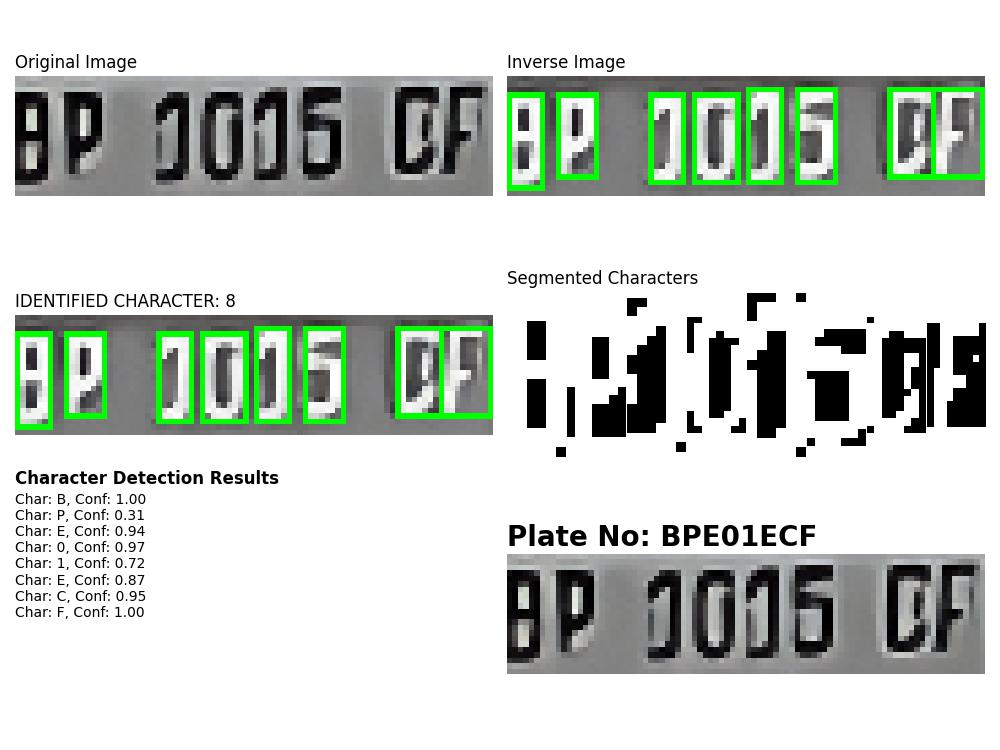
#> input picture src/development/grid_character_recognition/2024-11-12-17-33-47-112882.jpg, 1000 x 750 px, given in place of the camera
$ python motion_detector.py   (older library calls are emulated)
#> lines starting #> are read from the running program, lines starting #| are printed output that depends on the picture; after the words box and inside, x2 and y2 are one past the last pixel; in counts of white or black regions, pixels touching at a corner belong together
import imutils
import cv2
import numpy as np

FRAMES_TO_PERSIST = 10
MIN_SIZE_FOR_MOVEMENT = 2000
MOVEMENT_DETECTED_PERSISTENCE = 100


cap = cv2.VideoCapture(5)
cap.release()
cap = cv2.VideoCapture(0)

first_frame = None
next_frame = None

font = cv2.FONT_HERSHEY_SIMPLEX
delay_counter = 0
movement_persistent_counter = 0

while True:
    transient_movement_flag = False
    ret, frame = cap.read()
#> frame is the input picture: shape (750, 1000, 3); mean B, G, R 200.4, 207.3, 200.4
    text = "Unoccupied"

    if not ret:
        print("CAPTURE ERROR")
        continue

    frame = imutils.resize(frame, width = 750)
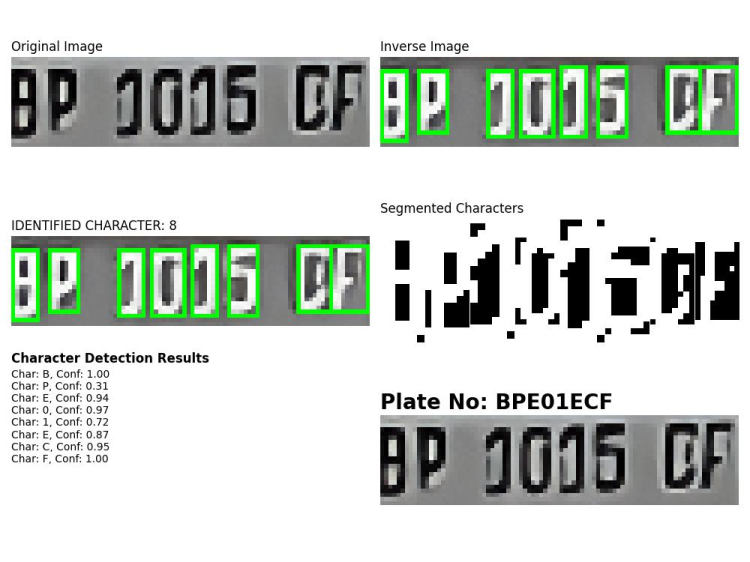
#> frame: shape (562, 750, 3); mean B, G, R 200.4, 207.3, 200.4
    gray = cv2.cvtColor(frame, cv2.COLOR_BGR2GRAY)
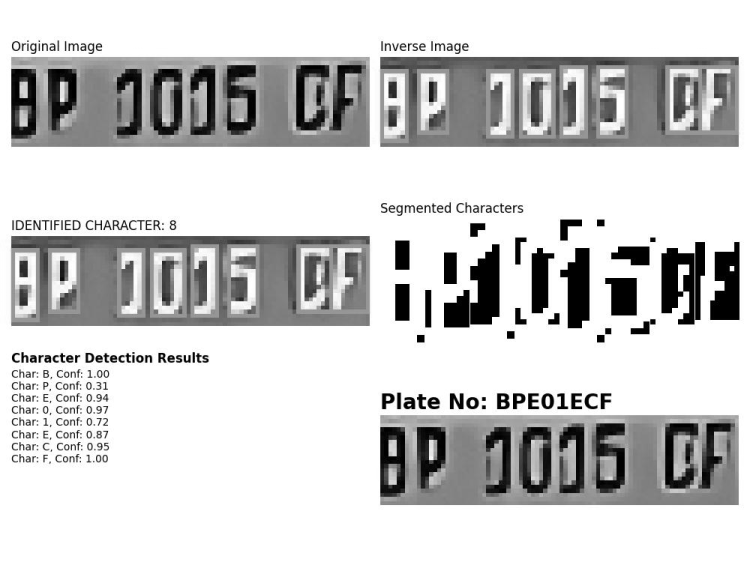
#> gray: shape (562, 750); min 0, max 255, mean 204.5
    gray = cv2.GaussianBlur(gray, (21, 21), 0)
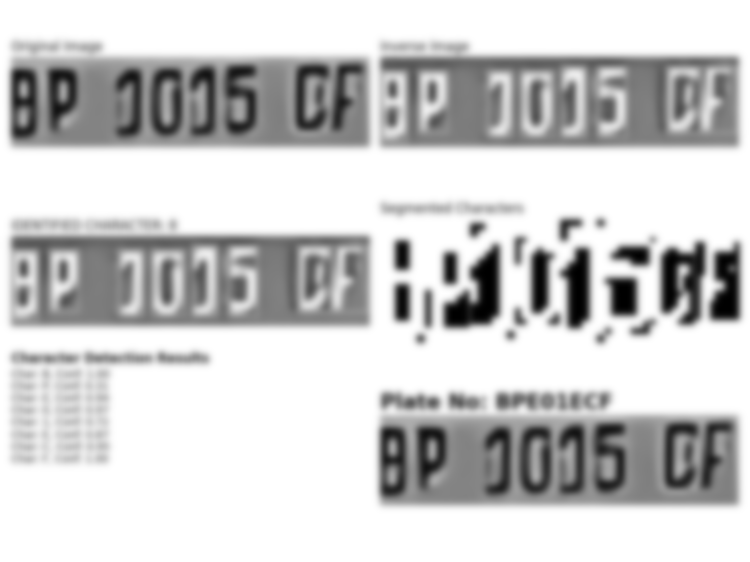
#> gray: shape (562, 750); min 0, max 255, mean 204.5

    if first_frame is None: first_frame = gray

    delay_counter += 1

    if delay_counter > FRAMES_TO_PERSIST:
        delay_counter = 0
        first_frame = next_frame


    # Set the next frame to compare (the current frame)
    next_frame = gray

    # Compare the two frames, find the difference
    frame_delta = cv2.absdiff(first_frame, next_frame)
#> frame_delta: shape (562, 750); every value is 0
    thresh = cv2.threshold(frame_delta, 25, 255, cv2.THRESH_BINARY)[1]

    # Fill in holes via dilate(), and find contours of the thesholds
    thresh = cv2.dilate(thresh, None, iterations = 2)
    _, cnts, _ = cv2.findContours(thresh.copy(), cv2.RETR_EXTERNAL, cv2.CHAIN_APPROX_SIMPLE)
#> cnts = []

    # loop over the contours
    for c in cnts:

        # Save the coordinates of all found contours
        (x, y, w, h) = cv2.boundingRect(c)

        # If the contour is too small, ignore it, otherwise, there's transient
        # movement
        if cv2.contourArea(c) > MIN_SIZE_FOR_MOVEMENT:
            transient_movement_flag = True

            # Draw a rectangle around big enough movements
            cv2.rectangle(frame, (x, y), (x + w, y + h), (0, 255, 0), 2)
#> this loop made 0 passes

    # The moment something moves momentarily, reset the persistent
    # movement timer.
    if transient_movement_flag == True:
        movement_persistent_flag = True
        movement_persistent_counter = MOVEMENT_DETECTED_PERSISTENCE

    # As long as there was a recent transient movement, say a movement
    # was detected
    if movement_persistent_counter > 0:
        text = "Movement Detected " + str(movement_persistent_counter)
        movement_persistent_counter -= 1
    else:
        text = "No Movement Detected"

    # Print the text on the screen, and display the raw and processed video
    # feeds
    cv2.putText(frame, str(text), (10,35), font, 0.75, (255,255,255), 2, cv2.LINE_AA)
#> frame: shape (562, 750, 3); under 0.01% of pixels changed, all inside (x1, y1, x2, y2) = (13, 36, 69, 37)

    # For if you want to show the individual video frames
#    cv2.imshow("frame", frame)
#    cv2.imshow("delta", frame_delta)

    # Convert the frame_delta to color for splicing
    frame_delta = cv2.cvtColor(frame_delta, cv2.COLOR_GRAY2BGR)
#> frame_delta: shape (562, 750, 3); every value is 0

    # Splice the two video frames together to make one long horizontal one
    cv2.imshow("frame", np.hstack((frame_delta, frame)))
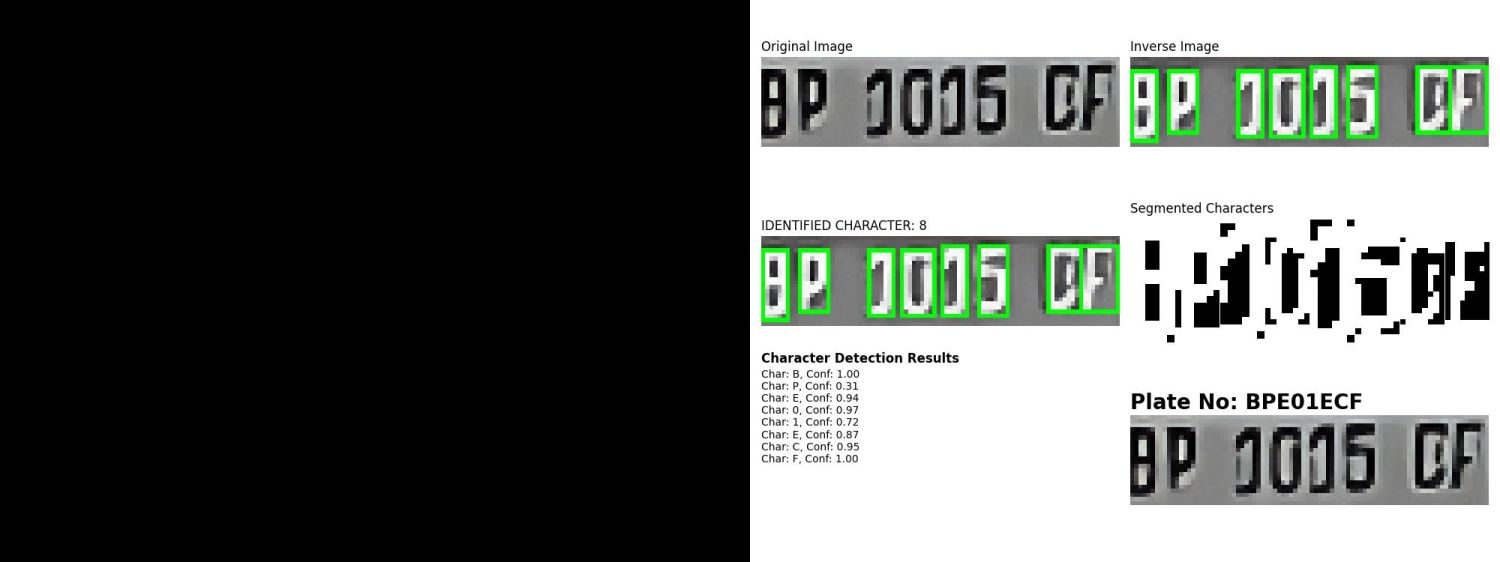
#> window 'frame': shape (562, 1500, 3); mean B, G, R 100.2, 103.7, 100.2


    # Interrupt trigger by pressing q to quit the open CV program
    ch = cv2.waitKey(1)
#> (key q is pressed here)
    if ch & 0xFF == ord('q'):
        break

# Cleanup when closed
cv2.waitKey(0)
cv2.destroyAllWindows()
cap.release()

$ run again, on src/development/grid_character_recognition/2024-11-12-17-33-47-720623.jpg
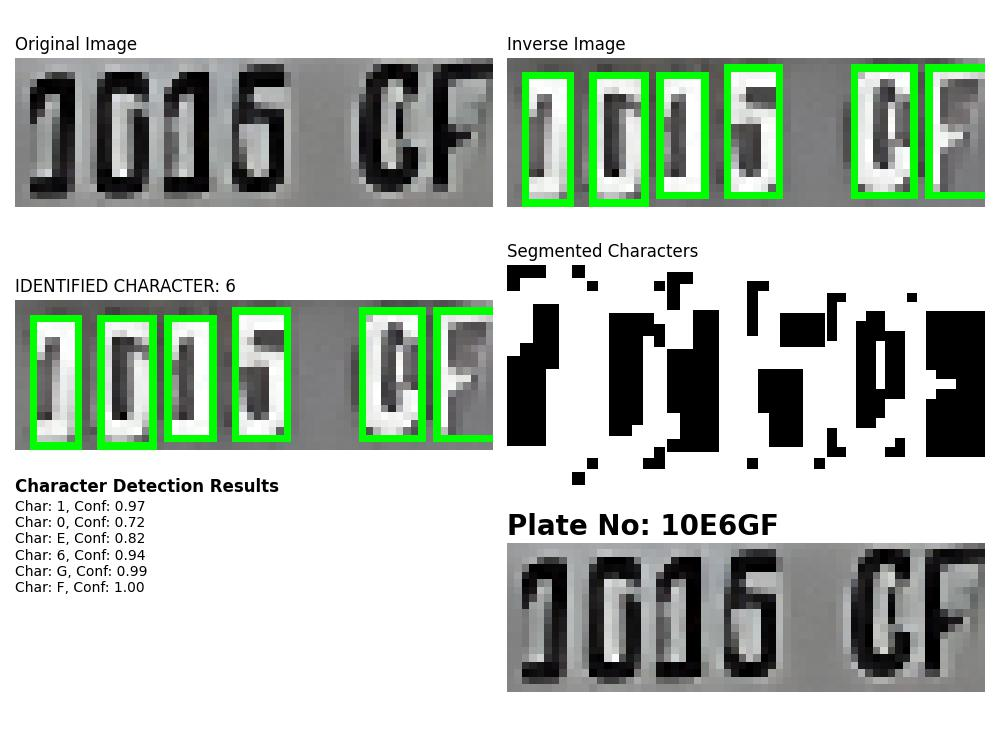
#> input picture src/development/grid_character_recognition/2024-11-12-17-33-47-720623.jpg, 1000 x 750 px, given in place of the camera
#> frame is the input picture: shape (750, 1000, 3); mean B, G, R 185, 195, 184.9
#> `gray = cv2.GaussianBlur(gray, (21, 21), 0)`:
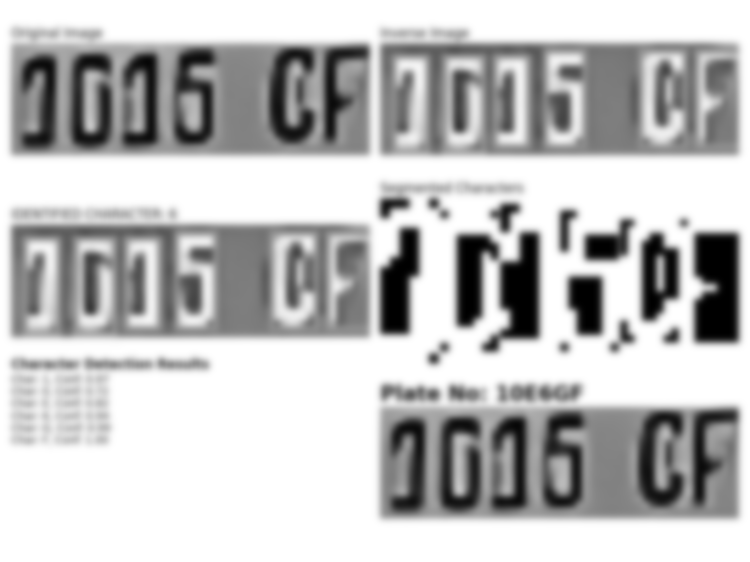
#> gray: shape (562, 750); min 0, max 255, mean 190.8
#> cnts = []
#> `cv2.imshow("frame", np.hstack((frame_delta, frame)))`:
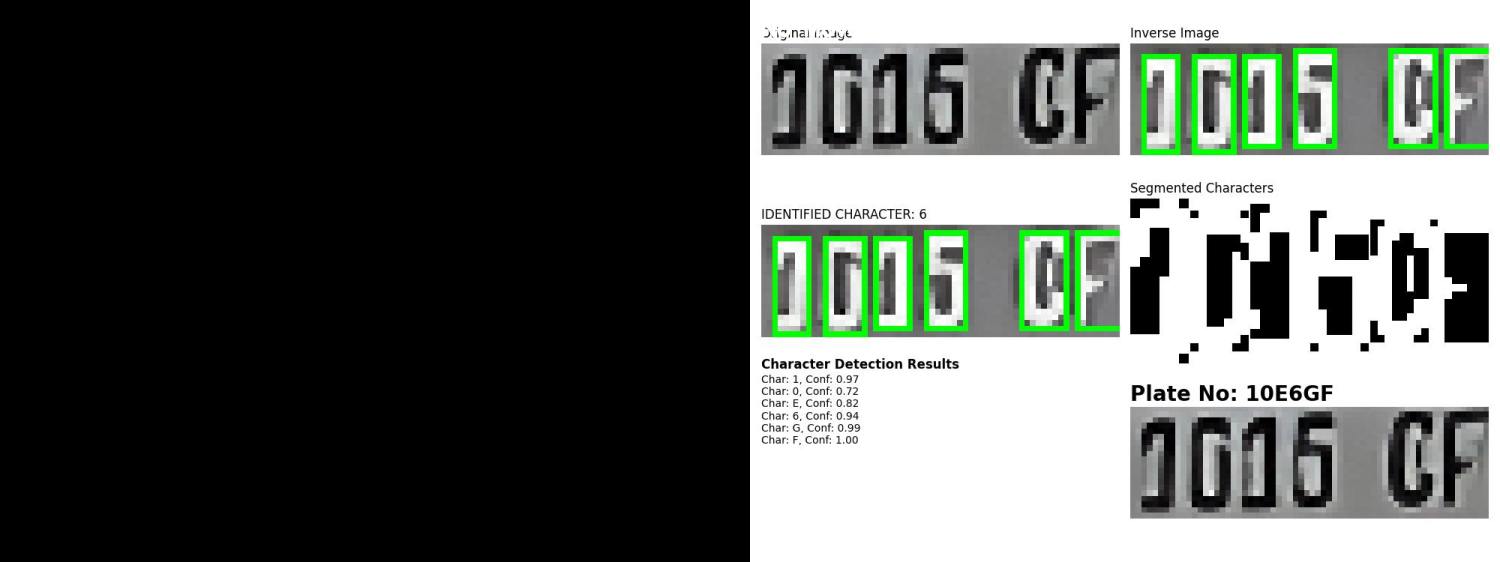
#> window 'frame': shape (562, 1500, 3); mean B, G, R 92.5, 97.5, 92.5

$ run again, on src/development/grid_character_recognition/2024-11-12-17-33-48-998426.jpg
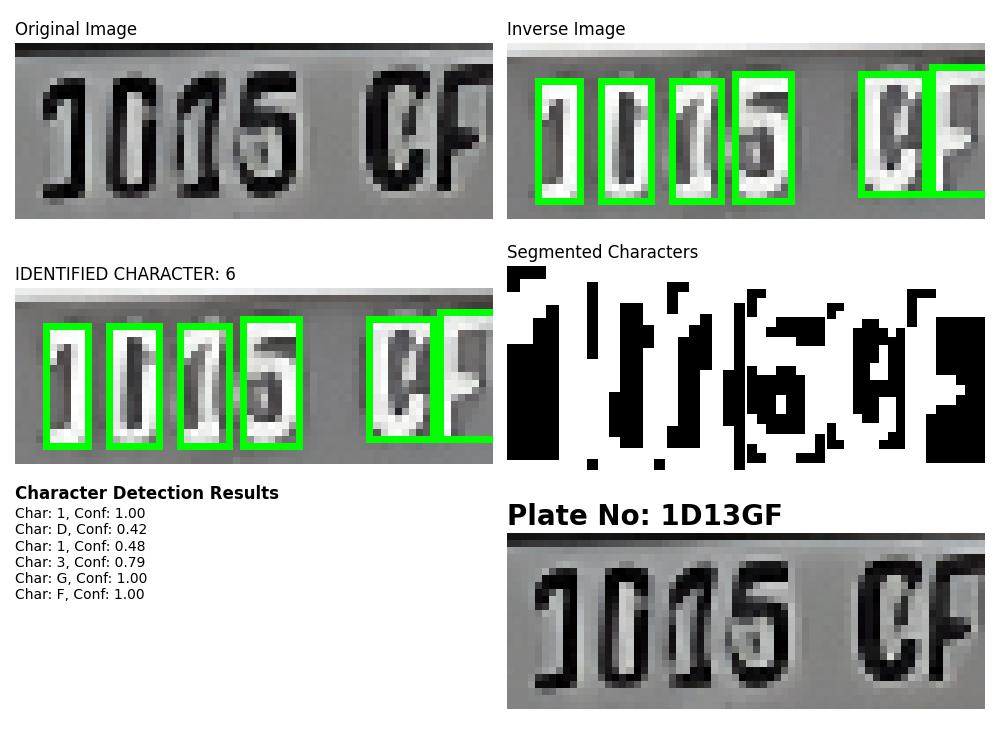
#> input picture src/development/grid_character_recognition/2024-11-12-17-33-48-998426.jpg, 1000 x 750 px, given in place of the camera
#> frame is the input picture: shape (750, 1000, 3); mean B, G, R 177, 186.2, 176.9
#> `gray = cv2.GaussianBlur(gray, (21, 21), 0)`:
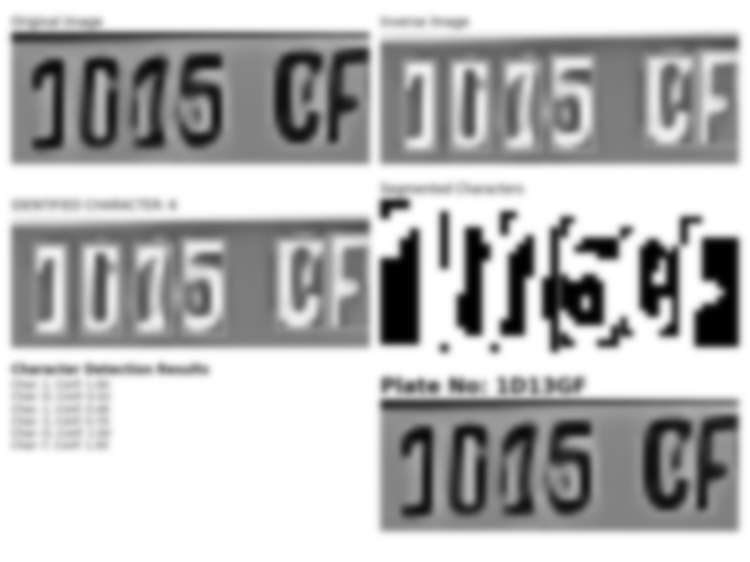
#> gray: shape (562, 750); min 0, max 255, mean 182.4
#> cnts = []
#> `cv2.imshow("frame", np.hstack((frame_delta, frame)))`:
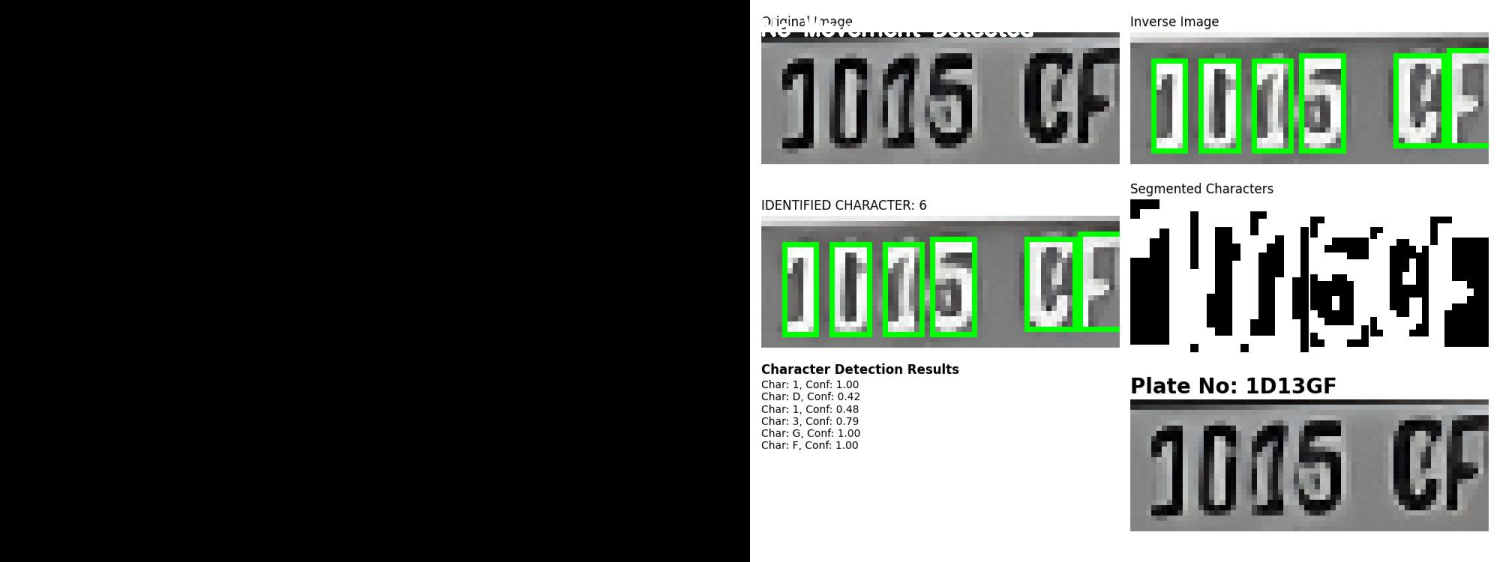
#> window 'frame': shape (562, 1500, 3); mean B, G, R 88.7, 93.3, 88.7

$ run again, on src/development/grid_character_recognition/2024-11-12-17-33-49-827544.jpg
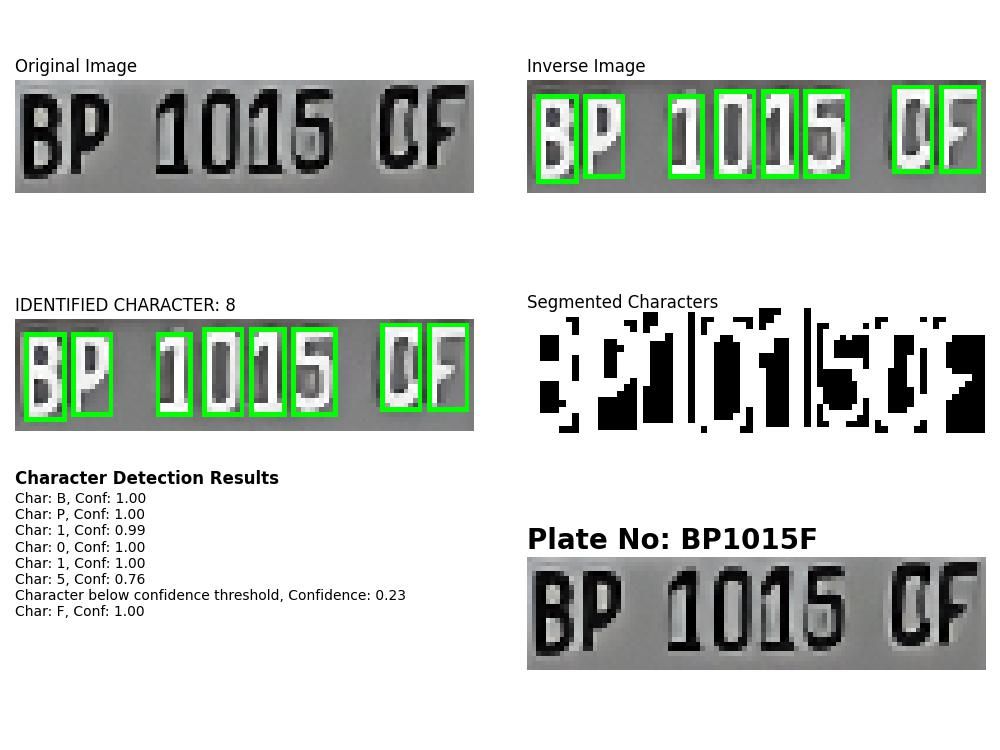
#> input picture src/development/grid_character_recognition/2024-11-12-17-33-49-827544.jpg, 1000 x 750 px, given in place of the camera
#> frame is the input picture: shape (750, 1000, 3); mean B, G, R 205.3, 211.4, 205.3
#> frame: shape (562, 750, 3)
#> `gray = cv2.GaussianBlur(gray, (21, 21), 0)`:
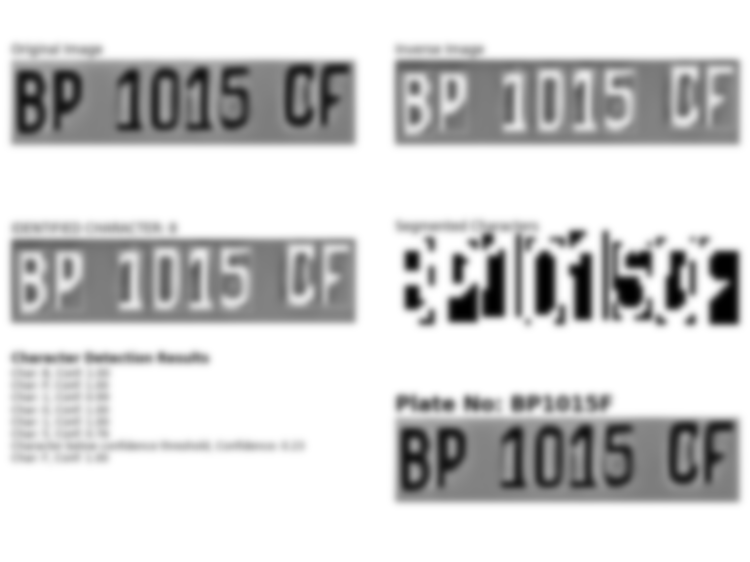
#> gray: shape (562, 750); min 0, max 255, mean 208.9
#> cnts = []
#> `cv2.imshow("frame", np.hstack((frame_delta, frame)))`:
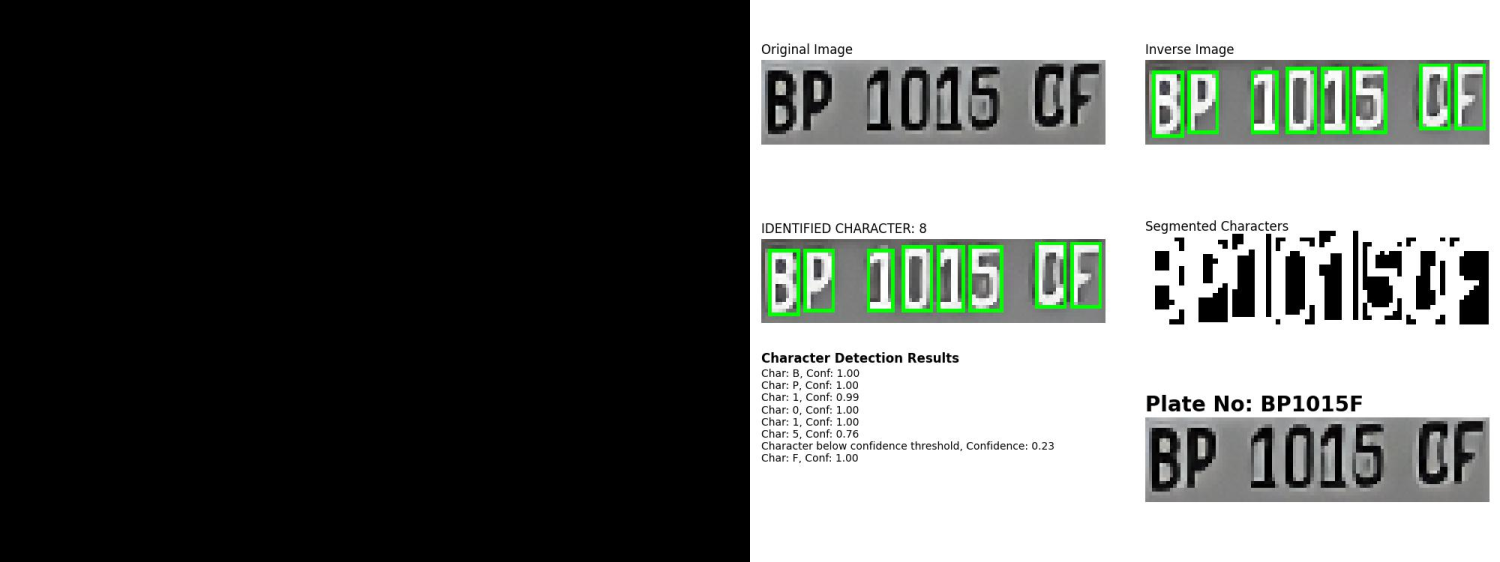
#> window 'frame': shape (562, 1500, 3); mean B, G, R 102.6, 105.7, 102.6
